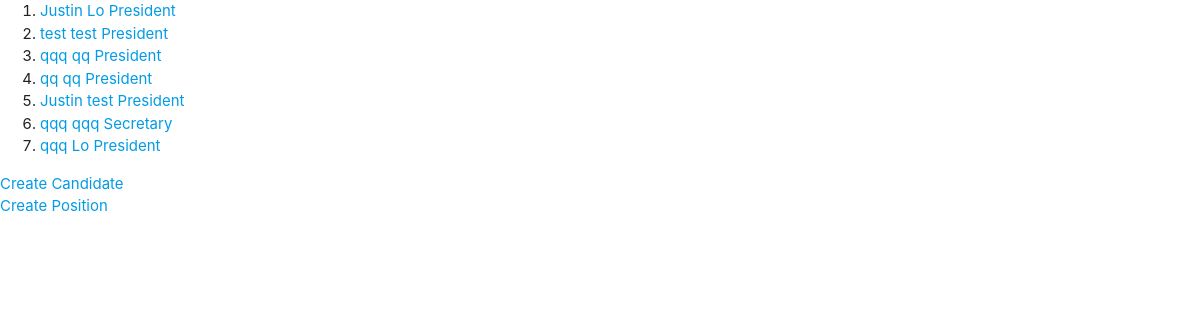
The page /votes/ on the database its author committed.
### votes/models.py (models this page shows, shortened)
class Candidate(models.Model):
    firstname = models.CharField(max_length=100)
    lastname = models.CharField(max_length=100)
    position = models.ForeignKey(Position,on_delete=models.CASCADE)
    birthdate = models.DateTimeField(default=datetime.now ,blank=True)
    platform = models.TextField()

class Position(models.Model):
    name = models.CharField(max_length=100)
    description = models.TextField()

### votes/views.py (the view)
# urls.py: path('',views.index,name ="index"),
def index(request):
    context = {} #params
    candidates = Candidate.objects.all()
    context['candidates']=candidates
    return render(request,"index.html",context)

### votes/templates/index.html
{% extends 'base.html' %}
{% block body %}
    <ol>
        {% for c in candidates %}
        <li>
                <a href="{% url 'votes:detail' c.id %}"> {{ c.firstname }} {{ c.lastname }} {{ c.position.name }}</a>
        </li>
        {% endfor %}
    </ol>
    <a href="{% url 'votes:create'%}">Create Candidate</a>
    <br/>
    <a href="{% url 'votes:create_position'%}">Create Position</a>
{% endblock %}

### votes/templates/base.html (shortened to what this page needs)
{% load static %}
<html>
    <head>
        <link rel="stylesheet" type="text/css" href="{% static 'votes/materialize/css/materialize.min.css' %}"\>
    </head>
    <body>
        {% block body %}{% endblock %}
    </body>
</html>

### rows shown on the page
Candidate: firstname "Justin", lastname "Lo", position.name "President"
Candidate: firstname "test", lastname "test", position.name "President"
Candidate: firstname "qqq", lastname "qq", position.name "President"
Candidate: firstname "qq", lastname "qq", position.name "President"
Candidate: firstname "Justin", lastname "test", position.name "President"
Candidate: firstname "qqq", lastname "qqq", position.name "Secretary"
Candidate: firstname "qqq", lastname "Lo", position.name "President"
